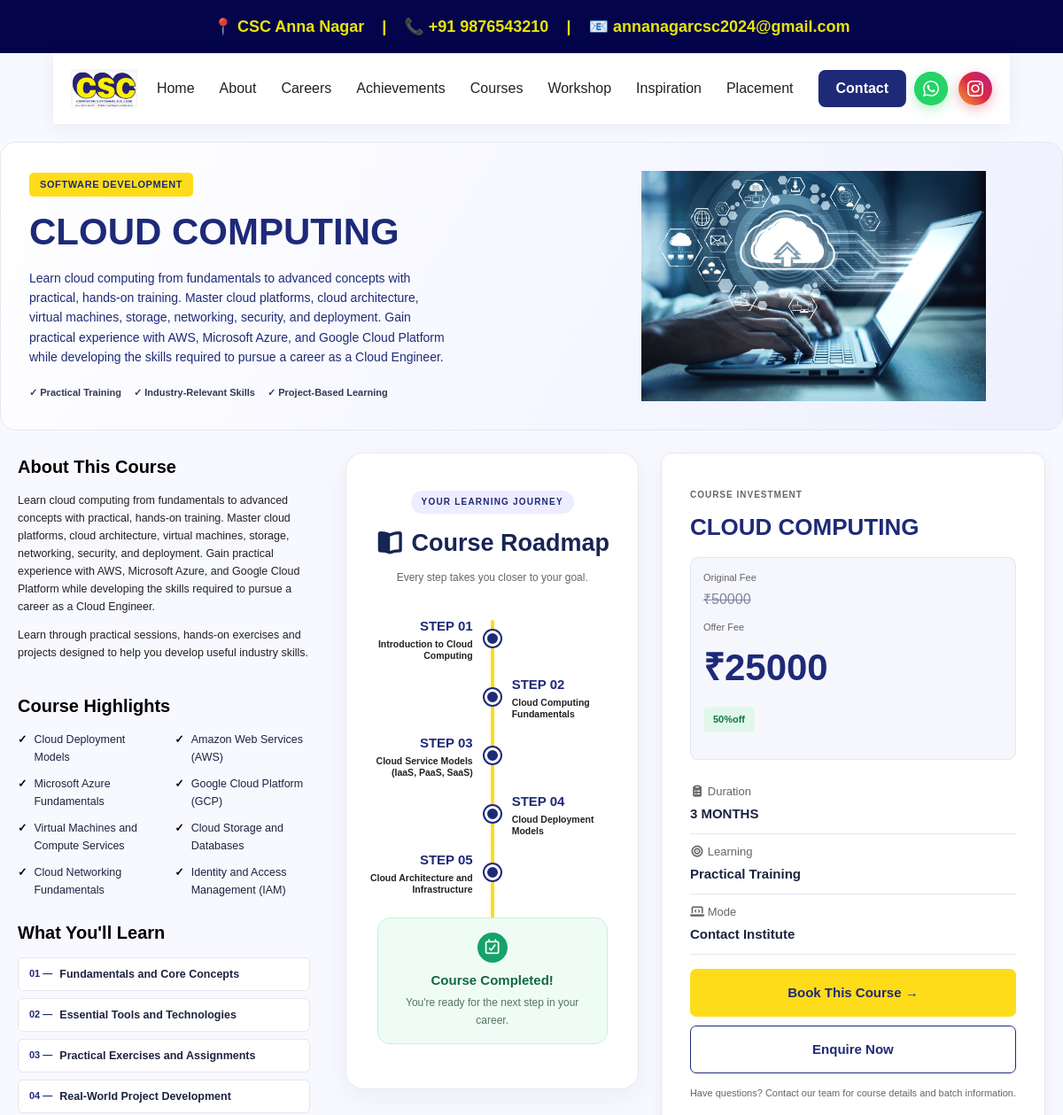
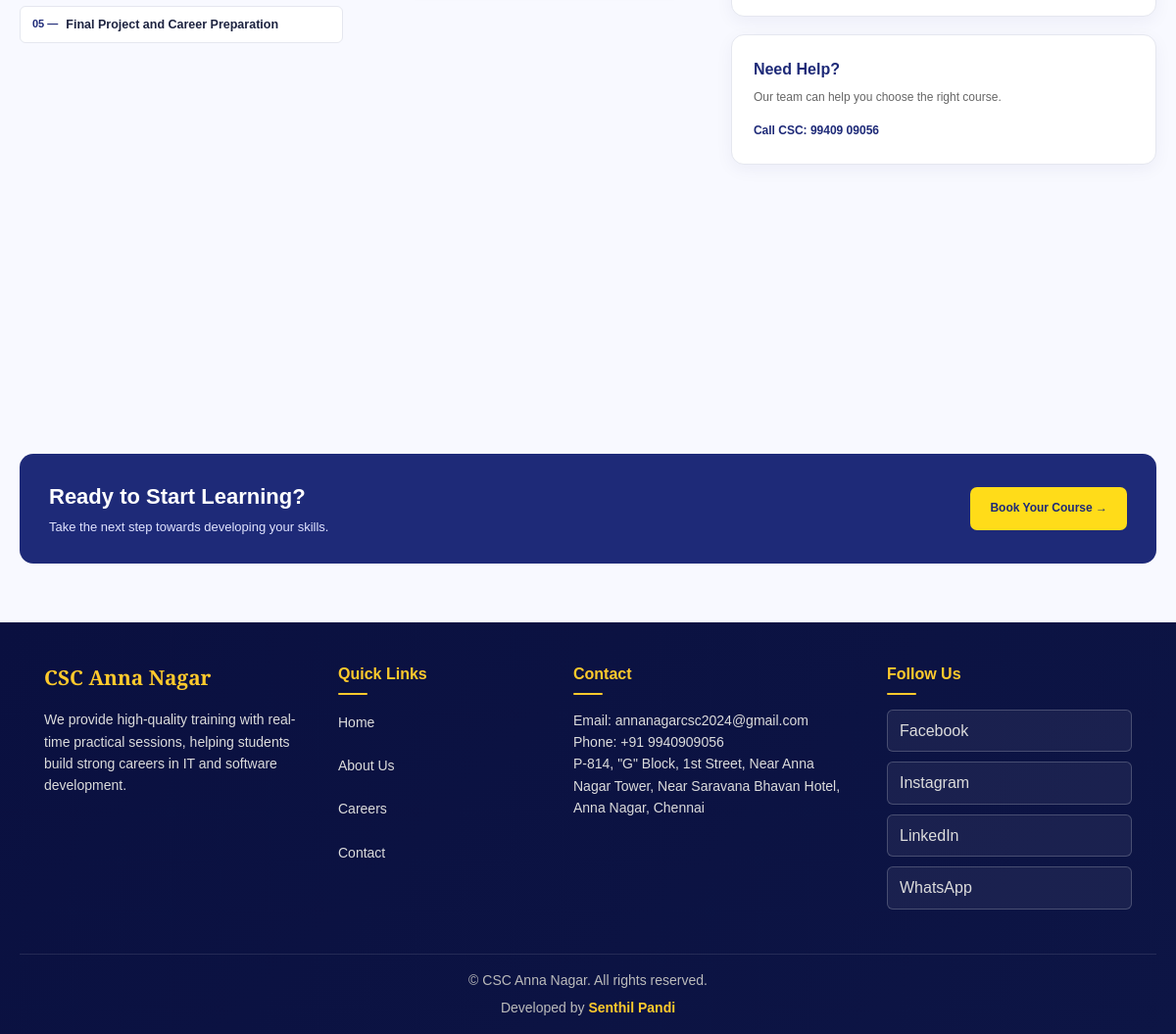
The app's page /courses/details/4/ with its own data (2 pictures, top to bottom).
### main/models.py (models this page shows, shortened)
class BookCourse(models.Model):
    CATEGORY_CHOICES = [
        ("Software Development", "Software Development"),
        ("Web Development", "Web Development"),
        ("Programming", "Programming"),
        ("UI / UX", "UI / UX"),
        ("Digital Marketing", "Digital Marketing"),
        ("Cloud Computing", "Cloud Computing"),
    ]
    MODE_CHOICES = [
        ("Online", "Online"),
        ("Offline", "Offline"),
        ("Hybrid", "Hybrid"),
    ]
    LEVEL_CHOICES = [
        ("Beginner", "Beginner"),
        ("Intermediate", "Intermediate"),
        ("Advanced", "Advanced"),
    ]
    name = models.CharField(max_length=200)
    category = models.CharField(
        max_length=50, choices=CATEGORY_CHOICES, default="Software Development"
    )
    mode = models.CharField(
        max_length=20, choices=MODE_CHOICES, default="Offline"
    )
    level = models.CharField(
        max_length=20, choices=LEVEL_CHOICES, default="Beginner"
    )
    duration = models.CharField(max_length=100, help_text="e.g. 3 Months, 45 Days")
    original_fee = models.DecimalField(max_digits=8, decimal_places=2)
    offer_fee = models.DecimalField(max_digits=8, decimal_places=2)
    offer_label = models.CharField(max_length=80, blank=True, null=True)
    description = models.TextField()
    highlights = models.TextField(blank=True, null=True)
    roadmap = models.TextField(
        blank=True, null=True, help_text="Enter each roadmap step on a new line"
    )
    image = models.ImageField(upload_to="courses/booking/", blank=True, null=True)
    is_active = models.BooleanField(default=True)
    created_at = models.DateTimeField(auto_now_add=True)
    def get_roadmap_steps(self):
        if not self.roadmap:
            return []
        return [step.strip() for step in self.roadmap.splitlines() if step.strip()]
    class Meta:
        ordering = ["name"]

### main/views.py (the view)
# urls.py: path('courses/details/<int:course_id>/', views.course_detail, name='course_detail'), # Mine
def course_detail(request, course_id):
    course = get_object_or_404(
        BookCourse,
        id=course_id,
        is_active=True,
    )
    return render(
        request,
        'main/course_details.html',
        {'course': course},
    )

### main/templates/main/course_details.html (shortened to what this page needs)
{% extends 'main/base.html' %}
{% load static %}
{% block extra_css %}
<link rel="stylesheet" href="{% static 'main/css/course_detail.css' %}">
<link rel="stylesheet" href="https://cdnjs.cloudflare.com/ajax/libs/font-awesome/7.3.1/css/all.min.css">
{% endblock %}
{% block content %}
<section class="cd-hero">
    <div class="cd-hero__content">
        <span class="cd-badge">SOFTWARE DEVELOPMENT</span>
        <h1>{{ course.name }}</h1>
        <p class="cd-hero__desc">{{ course.description }}</p>
        <div class="cd-hero__features">
            <span>✓ Practical Training</span>
            <span>✓ Industry-Relevant Skills</span>
            <span>✓ Project-Based Learning</span>
        </div>
    </div>
    <div class="cd-hero__image">
        {% if course.image %}
            <img src="{{ course.image.url }}" alt="{{ course.name }}">
        {% else %}
            <img src="{% static 'main/images/sample.webp' %}" alt="{{ course.name }}">
        {% endif %}
    </div>
</section>
<main class="course-layout">
    <div class="course-main">
        <section class="content-card">
            <h2>About This Course</h2>
            <p class="section-description">
                {{ course.description }}
            </p>
            <p class="section-description">
                Learn through practical sessions, hands-on exercises
                and projects designed to help you develop useful
                industry skills.
            </p>
        </section>
        <section class="content-card">
            <h2>Course Highlights</h2>
            <div class="highlight-grid">
                {% if course.highlights %}
                    {% for item in course.highlights.splitlines %}
                        {% if item %}
                            <div class="highlight-item">
                                <span class="check-icon">✓</span>
                                <span>{{ item }}</span>
                            </div>
                        {% endif %}
                    {% endfor %}
                {% endif %}
            </div>
        </section>
        <section class="content-card">
            <h2>What You'll Learn</h2>
            <div class="learning-list">
                <div class="learning-item">
                    <span>01</span>
                    <p>Fundamentals and Core Concepts</p>
                </div>
                <div class="learning-item">
                    <span>02</span>
                    <p>Essential Tools and Technologies</p>
                </div>
                <div class="learning-item">
                    <span>03</span>
                    <p>Practical Exercises and Assignments</p>
                </div>
                <div class="learning-item">
                    <span>04</span>
                    <p>Real-World Project Development</p>
                </div>
                <div class="learning-item">
                    <span>05</span>
                    <p>Final Project and Career Preparation</p>
                </div>
            </div>
        </section>
        <section class="content-card roadmap-section">
            <div class="zigzag-heading">
                <span class="roadmap-tag">YOUR LEARNING JOURNEY</span>
                <h2><i><i class="fa-solid fa-book-open"></i></i> Course Roadmap</h2>
                <p>Every step takes you closer to your goal.</p>
            </div>
            {% if course.roadmap %}
            <div class="zigzag-roadmap">
                <div class="zigzag-center-line"></div>
                {% for step in course.get_roadmap_steps %}
                <div class="zigzag-step {% cycle 'step-left' 'step-right' %}">
                    <div class="zigzag-card">
                        <span class="zigzag-step-label">
                            STEP {{ forloop.counter|stringformat:"02d" }}
                        </span>
                        <h3>{{ step }}</h3>
                    </div>
                    <div class="zigzag-node">
                    </div>
                </div>
                {% endfor %}
                <div class="zigzag-finish">
                    <span><i><i class="fa-regular fa-calendar-check"></i></i></span>
                    <h3>Course Completed!</h3>
                    <p>You're ready for the next step in your career.</p>
                </div>
            </div>
            {% else %}
            <p class="roadmap-empty">Course roadmap will be updated soon.</p>
            {% endif %}
        </section>
    </div>
    <aside class="course-sidebar">
        <div class="sidebar-card">
            <span class="sidebar-label">COURSE INVESTMENT</span>
            <h2>{{ course.name }}</h2>
            <div class="price-section">
                <div class="original-price">
                    <span>Original Fee</span>
                    <del>₹{{ course.original_fee|floatformat:0 }}</del>
                </div>
                <div class="offer-price">
                    <span>Offer Fee</span>
                    <strong>₹{{ course.offer_fee|floatformat:0 }}</strong>
                </div>
                {% if course.offer_label %}
                    <span class="offer-badge">
                        {{ course.offer_label }}
                    </span>
                {% elif course.original_fee > course.offer_fee %}
                    <span class="offer-badge">
                        {{ course.discount_percent }}% OFF
                    </span>
                {% endif %}
            </div>
            <div class="course-facts">
                <div class="fact-row">
                    <span><i class="fa-solid fa-clipboard-list"></i> Duration</span>
                    <strong>{{ course.duration }}</strong>
                </div>
                <div class="fact-row">
                    <span><i class="fa-solid fa-bullseye"></i> Learning</span>
                    <strong>Practical Training</strong>
                </div>
                <div class="fact-row">
                    <span><i class="fa-solid fa-laptop-code"></i> Mode</span>
                    <strong>Contact Institute</strong>
                </div>
            </div>
            <a href="{% url 'book_course' course.id %}"
               class="book-button">
                Book This Course →
            </a>
            <a href="{% url 'contact' %}" class="enquire-button">
                Enquire Now
            </a>
            <p class="sidebar-note">
                Have questions? Contact our team for course
                details and batch information.
            </p>
        </div>
        <div class="support-card">
            <h3>Need Help?</h3>
            <p>
                Our team can help you choose the right course.
            </p>
            <a href="tel:+919940909056">
                Call CSC: 99409 09056
            </a>
        </div>
    </aside>
</main>
<section class="bottom-cta">
    <div>
        <h2>Ready to Start Learning?</h2>
        <p>Take the next step towards developing your skills.</p>
    </div>
    <a href="{% url 'book_course' course.id %}">
        Book Your Course →
    </a>
</section>
{% endblock %}

### main/static/main/css/style1.css (style rules this page uses)
:root { --navy: #1e2a78; --navy-dark: #141d55; --navy-mid: #253394; --gold: #ffca2c; --gold-dark: #e6b400; --white: #ffffff; --light-bg: #f8f9ff; --text: #222222; --text-muted:#666666; --radius: 12px; --shadow: 0 8px 32px rgba(30,42,120,0.12); --shadow-lg: 0 20px 60px rgba(30,42,120,0.18); --transition: all 0.3s cubic-bezier(0.4,0,0.2,1); }
*, *::before, *::after { margin:0; padding:0; box-sizing:border-box; }
html { scroll-behavior: smooth; }
body { font-family: 'Outfit', system-ui, sans-serif; line-height: 1.6; color: var(--text); overflow-x: hidden; }
main { padding-top: 160px; }
.offer-badge { display: inline-block; padding: 6px 14px; border-radius: 30px; background: rgba(255, 255, 255, 0.12); border: 1px solid rgba(255, 255, 255, 0.25); font-size: 0.85rem; font-weight: 600; margin-bottom: 1rem; }

### main/static/main/css/about1.css (style rules this page uses)
:root { --navy: #1e2a78; --navy-dark: #141d55; --navy-mid: #253394; --gold: #ffca2c; --gold-dark: #e6b400; --white: #ffffff; --light-bg: #f8f9ff; --text: #222; --muted: #666; --radius: 16px; }
* { margin:0; padding:0; box-sizing:border-box; }
body { font-family: 'Outfit', sans-serif; color: var(--text); overflow-x: hidden; }
* { margin: 0; padding: 0; box-sizing: border-box; font-family: Arial, sans-serif; }

### main/static/main/css/courses.css (style rules this page uses)
* { margin: 0; padding: 0; box-sizing: border-box; }
html { scroll-behavior: smooth; }
body { font-family: "Outfit", sans-serif; background: #f8f9ff; color: #1d2340; line-height: 1.6; }
img { max-width: 100%; display: block; }
a { text-decoration: none; }
.roadmap-section { margin: 35px 0; padding: 28px; background: #f8faff; border-radius: 16px; border: 1px solid #e2e8f0; }
.roadmap-section h2 { font-size: 27px; color: #172554; margin-bottom: 8px; }
.roadmap-section { max-width: 1000px; margin: 55px auto; padding: 40px 25px; background: #ffffff; border: 1px solid #e8eaf2; border-radius: 20px; box-shadow: 0 8px 30px rgba(20, 25, 80, 0.06); overflow: hidden; }

### records on screen
BookCourse: name "CLOUD COMPUTING", description "Learn cloud computing from fundamentals to advanced concepts with practical, hands-on training. Master cloud platforms, cloud architecture, virtual machines, storage, networking, security, and deployment. Gain practical experience with AWS, Microsoft Azure, and Google Cloud Platform while developing the skills required to pursue a career as a Cloud Engineer.", image (picture), original_fee "50000", offer_fee "25000", offer_label "50%off", duration "3 MONTHS"

### other values on screen
{{ item }} "Cloud Deployment Models" "Amazon Web Services (AWS)" "Microsoft Azure Fundamentals" "Google Cloud Platform (GCP)" "Virtual Machines and Compute Services" "Cloud Storage and Databases" "Cloud Networking Fundamentals" "Identity and Access Management (IAM)"
{{ step }} "Introduction to Cloud Computing" "Cloud Computing Fundamentals" "Cloud Service Models (IaaS, PaaS, SaaS)" "Cloud Deployment Models" "Cloud Architecture and Infrastructure"
